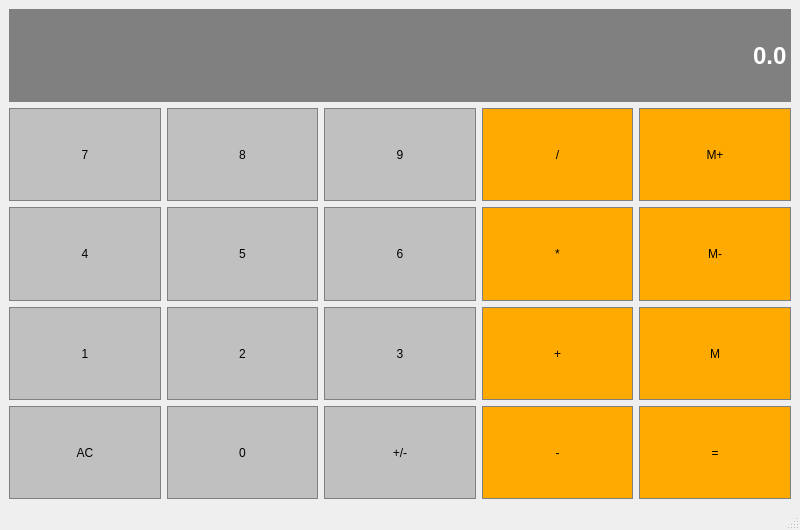
<?xml version="1.0" encoding="UTF-8"?>
<ui version="4.0">
 <class>Calculator</class>
 <widget class="QMainWindow" name="Calculator">
  <property name="geometry">
   <rect>
    <x>0</x>
    <y>0</y>
    <width>800</width>
    <height>530</height>
   </rect>
  </property>
  <property name="windowTitle">
   <string>Calculator</string>
  </property>
  <widget class="QWidget" name="centralwidget">
   <layout class="QGridLayout" name="gridLayout">
    <item row="1" column="3">
     <widget class="QPushButton" name="pushButton_Divide">
      <property name="sizePolicy">
       <sizepolicy hsizetype="Preferred" vsizetype="Preferred">
        <horstretch>0</horstretch>
        <verstretch>0</verstretch>
       </sizepolicy>
      </property>
      <property name="styleSheet">
       <string notr="true">QPushButton{
	font: 75 18pt &quot;Arial&quot;;
	background-color: rgb(255, 170, 0);
	border:1px solid gray;
	padding:5px;
}

QPushButton:pressed{
	font: 75 18pt &quot;Arial&quot;;
	background-color: #A9A9A9;
	border:1px solid gray;
	padding:5px;
}</string>
      </property>
      <property name="text">
       <string>/</string>
      </property>
     </widget>
    </item>
    <item row="1" column="0">
     <widget class="QPushButton" name="pushButton_7">
      <property name="sizePolicy">
       <sizepolicy hsizetype="Preferred" vsizetype="Preferred">
        <horstretch>0</horstretch>
        <verstretch>0</verstretch>
       </sizepolicy>
      </property>
      <property name="styleSheet">
       <string notr="true">QPushButton{
	font: 75 18pt &quot;Arial&quot;;
	background-color:#C0C0C0;
	border:1px solid gray;
	padding:5px;
}

QPushButton:pressed{
	font: 75 18pt &quot;Arial&quot;;
	background-color:#A9A9A9;
	border:1px solid gray;
	padding:5px;
}</string>
      </property>
      <property name="text">
       <string>7</string>
      </property>
     </widget>
    </item>
    <item row="3" column="0">
     <widget class="QPushButton" name="pushButton_1">
      <property name="sizePolicy">
       <sizepolicy hsizetype="Preferred" vsizetype="Preferred">
        <horstretch>0</horstretch>
        <verstretch>0</verstretch>
       </sizepolicy>
      </property>
      <property name="styleSheet">
       <string notr="true">QPushButton{
	font: 75 18pt &quot;Arial&quot;;
	background-color:#C0C0C0;
	border:1px solid gray;
	padding:5px;
}

QPushButton:pressed{
	font: 75 18pt &quot;Arial&quot;;
	background-color:#A9A9A9;
	border:1px solid gray;
	padding:5px;
}</string>
      </property>
      <property name="text">
       <string>1</string>
      </property>
     </widget>
    </item>
    <item row="1" column="1">
     <widget class="QPushButton" name="pushButton_8">
      <property name="sizePolicy">
       <sizepolicy hsizetype="Preferred" vsizetype="Preferred">
        <horstretch>0</horstretch>
        <verstretch>0</verstretch>
       </sizepolicy>
      </property>
      <property name="styleSheet">
       <string notr="true">QPushButton{
	font: 75 18pt &quot;Arial&quot;;
	background-color:#C0C0C0;
	border:1px solid gray;
	padding:5px;
}

QPushButton:pressed{
	font: 75 18pt &quot;Arial&quot;;
	background-color:#A9A9A9;
	border:1px solid gray;
	padding:5px;
}</string>
      </property>
      <property name="text">
       <string>8</string>
      </property>
     </widget>
    </item>
    <item row="1" column="2">
     <widget class="QPushButton" name="pushButton_9">
      <property name="sizePolicy">
       <sizepolicy hsizetype="Preferred" vsizetype="Preferred">
        <horstretch>0</horstretch>
        <verstretch>0</verstretch>
       </sizepolicy>
      </property>
      <property name="styleSheet">
       <string notr="true">QPushButton{
	font: 75 18pt &quot;Arial&quot;;
	background-color:#C0C0C0;
	border:1px solid gray;
	padding:5px;
}

QPushButton:pressed{
	font: 75 18pt &quot;Arial&quot;;
	background-color:#A9A9A9;
	border:1px solid gray;
	padding:5px;
}</string>
      </property>
      <property name="text">
       <string>9</string>
      </property>
     </widget>
    </item>
    <item row="1" column="4">
     <widget class="QPushButton" name="pushButton_MemAdd">
      <property name="sizePolicy">
       <sizepolicy hsizetype="Preferred" vsizetype="Preferred">
        <horstretch>0</horstretch>
        <verstretch>0</verstretch>
       </sizepolicy>
      </property>
      <property name="styleSheet">
       <string notr="true">QPushButton{
	font: 75 18pt &quot;Arial&quot;;
	background-color: rgb(255, 170, 0);
	border:1px solid gray;
	padding:5px;
}

QPushButton:pressed{
	font: 75 18pt &quot;Arial&quot;;
	background-color: #A9A9A9;
	border:1px solid gray;
	padding:5px;
}</string>
      </property>
      <property name="text">
       <string>M+</string>
      </property>
     </widget>
    </item>
    <item row="2" column="0">
     <widget class="QPushButton" name="pushButton_4">
      <property name="sizePolicy">
       <sizepolicy hsizetype="Preferred" vsizetype="Preferred">
        <horstretch>0</horstretch>
        <verstretch>0</verstretch>
       </sizepolicy>
      </property>
      <property name="styleSheet">
       <string notr="true">QPushButton{
	font: 75 18pt &quot;Arial&quot;;
	background-color:#C0C0C0;
	border:1px solid gray;
	padding:5px;
}

QPushButton:pressed{
	font: 75 18pt &quot;Arial&quot;;
	background-color:#A9A9A9;
	border:1px solid gray;
	padding:5px;
}</string>
      </property>
      <property name="text">
       <string>4</string>
      </property>
     </widget>
    </item>
    <item row="4" column="0">
     <widget class="QPushButton" name="pushButton_Clear">
      <property name="sizePolicy">
       <sizepolicy hsizetype="Preferred" vsizetype="Preferred">
        <horstretch>0</horstretch>
        <verstretch>0</verstretch>
       </sizepolicy>
      </property>
      <property name="styleSheet">
       <string notr="true">QPushButton{
	font: 75 18pt &quot;Arial&quot;;
	background-color:#C0C0C0;
	border:1px solid gray;
	padding:5px;
}

QPushButton:pressed{
	font: 75 18pt &quot;Arial&quot;;
	background-color:#A9A9A9;
	border:1px solid gray;
	padding:5px;
}</string>
      </property>
      <property name="text">
       <string>AC</string>
      </property>
     </widget>
    </item>
    <item row="2" column="1">
     <widget class="QPushButton" name="pushButton_5">
      <property name="sizePolicy">
       <sizepolicy hsizetype="Preferred" vsizetype="Preferred">
        <horstretch>0</horstretch>
        <verstretch>0</verstretch>
       </sizepolicy>
      </property>
      <property name="styleSheet">
       <string notr="true">QPushButton{
	font: 75 18pt &quot;Arial&quot;;
	background-color:#C0C0C0;
	border:1px solid gray;
	padding:5px;
}

QPushButton:pressed{
	font: 75 18pt &quot;Arial&quot;;
	background-color:#A9A9A9;
	border:1px solid gray;
	padding:5px;
}</string>
      </property>
      <property name="text">
       <string>5</string>
      </property>
     </widget>
    </item>
    <item row="3" column="1">
     <widget class="QPushButton" name="pushButton_2">
      <property name="sizePolicy">
       <sizepolicy hsizetype="Preferred" vsizetype="Preferred">
        <horstretch>0</horstretch>
        <verstretch>0</verstretch>
       </sizepolicy>
      </property>
      <property name="styleSheet">
       <string notr="true">QPushButton{
	font: 75 18pt &quot;Arial&quot;;
	background-color:#C0C0C0;
	border:1px solid gray;
	padding:5px;
}

QPushButton:pressed{
	font: 75 18pt &quot;Arial&quot;;
	background-color:#A9A9A9;
	border:1px solid gray;
	padding:5px;
}</string>
      </property>
      <property name="text">
       <string>2</string>
      </property>
     </widget>
    </item>
    <item row="4" column="1">
     <widget class="QPushButton" name="pushButton_0">
      <property name="sizePolicy">
       <sizepolicy hsizetype="Preferred" vsizetype="Preferred">
        <horstretch>0</horstretch>
        <verstretch>0</verstretch>
       </sizepolicy>
      </property>
      <property name="styleSheet">
       <string notr="true">QPushButton{
	font: 75 18pt &quot;Arial&quot;;
	background-color:#C0C0C0;
	border:1px solid gray;
	padding:5px;
}

QPushButton:pressed{
	font: 75 18pt &quot;Arial&quot;;
	background-color:#A9A9A9;
	border:1px solid gray;
	padding:5px;
}</string>
      </property>
      <property name="text">
       <string>0</string>
      </property>
     </widget>
    </item>
    <item row="2" column="2">
     <widget class="QPushButton" name="pushButton_6">
      <property name="sizePolicy">
       <sizepolicy hsizetype="Preferred" vsizetype="Preferred">
        <horstretch>0</horstretch>
        <verstretch>0</verstretch>
       </sizepolicy>
      </property>
      <property name="styleSheet">
       <string notr="true">QPushButton{
	font: 75 18pt &quot;Arial&quot;;
	background-color:#C0C0C0;
	border:1px solid gray;
	padding:5px;
}

QPushButton:pressed{
	font: 75 18pt &quot;Arial&quot;;
	background-color:#A9A9A9;
	border:1px solid gray;
	padding:5px;
}</string>
      </property>
      <property name="text">
       <string>6</string>
      </property>
     </widget>
    </item>
    <item row="3" column="2">
     <widget class="QPushButton" name="pushButton_3">
      <property name="sizePolicy">
       <sizepolicy hsizetype="Preferred" vsizetype="Preferred">
        <horstretch>0</horstretch>
        <verstretch>0</verstretch>
       </sizepolicy>
      </property>
      <property name="styleSheet">
       <string notr="true">QPushButton{
	font: 75 18pt &quot;Arial&quot;;
	background-color:#C0C0C0;
	border:1px solid gray;
	padding:5px;
}

QPushButton:pressed{
	font: 75 18pt &quot;Arial&quot;;
	background-color:#A9A9A9;
	border:1px solid gray;
	padding:5px;
}</string>
      </property>
      <property name="text">
       <string>3</string>
      </property>
     </widget>
    </item>
    <item row="4" column="2">
     <widget class="QPushButton" name="pushButton_ChangeSign">
      <property name="sizePolicy">
       <sizepolicy hsizetype="Preferred" vsizetype="Preferred">
        <horstretch>0</horstretch>
        <verstretch>0</verstretch>
       </sizepolicy>
      </property>
      <property name="styleSheet">
       <string notr="true">QPushButton{
	font: 75 18pt &quot;Arial&quot;;
	background-color:#C0C0C0;
	border:1px solid gray;
	padding:5px;
}

QPushButton:pressed{
	font: 75 18pt &quot;Arial&quot;;
	background-color:#A9A9A9;
	border:1px solid gray;
	padding:5px;
}</string>
      </property>
      <property name="text">
       <string>+/-</string>
      </property>
     </widget>
    </item>
    <item row="2" column="3">
     <widget class="QPushButton" name="pushButton_Multiply">
      <property name="sizePolicy">
       <sizepolicy hsizetype="Preferred" vsizetype="Preferred">
        <horstretch>0</horstretch>
        <verstretch>0</verstretch>
       </sizepolicy>
      </property>
      <property name="styleSheet">
       <string notr="true">QPushButton{
	font: 75 18pt &quot;Arial&quot;;
	background-color: rgb(255, 170, 0);
	border:1px solid gray;
	padding:5px;
}

QPushButton:pressed{
	font: 75 18pt &quot;Arial&quot;;
	background-color: #A9A9A9;
	border:1px solid gray;
	padding:5px;
}</string>
      </property>
      <property name="text">
       <string>*</string>
      </property>
     </widget>
    </item>
    <item row="3" column="3">
     <widget class="QPushButton" name="pushButton_Add">
      <property name="sizePolicy">
       <sizepolicy hsizetype="Preferred" vsizetype="Preferred">
        <horstretch>0</horstretch>
        <verstretch>0</verstretch>
       </sizepolicy>
      </property>
      <property name="styleSheet">
       <string notr="true">QPushButton{
	font: 75 18pt &quot;Arial&quot;;
	background-color: rgb(255, 170, 0);
	border:1px solid gray;
	padding:5px;
}

QPushButton:pressed{
	font: 75 18pt &quot;Arial&quot;;
	background-color: #A9A9A9;
	border:1px solid gray;
	padding:5px;
}</string>
      </property>
      <property name="text">
       <string>+</string>
      </property>
     </widget>
    </item>
    <item row="4" column="3">
     <widget class="QPushButton" name="pushButton_Substract">
      <property name="sizePolicy">
       <sizepolicy hsizetype="Preferred" vsizetype="Preferred">
        <horstretch>0</horstretch>
        <verstretch>0</verstretch>
       </sizepolicy>
      </property>
      <property name="styleSheet">
       <string notr="true">QPushButton{
	font: 75 18pt &quot;Arial&quot;;
	background-color: rgb(255, 170, 0);
	border:1px solid gray;
	padding:5px;
}

QPushButton:pressed{
	font: 75 18pt &quot;Arial&quot;;
	background-color: #A9A9A9;
	border:1px solid gray;
	padding:5px;
}</string>
      </property>
      <property name="text">
       <string>-</string>
      </property>
     </widget>
    </item>
    <item row="2" column="4">
     <widget class="QPushButton" name="pushButton_MemClear">
      <property name="sizePolicy">
       <sizepolicy hsizetype="Preferred" vsizetype="Preferred">
        <horstretch>0</horstretch>
        <verstretch>0</verstretch>
       </sizepolicy>
      </property>
      <property name="styleSheet">
       <string notr="true">QPushButton{
	font: 75 18pt &quot;Arial&quot;;
	background-color: rgb(255, 170, 0);
	border:1px solid gray;
	padding:5px;
}

QPushButton:pressed{
	font: 75 18pt &quot;Arial&quot;;
	background-color: #A9A9A9;
	border:1px solid gray;
	padding:5px;
}</string>
      </property>
      <property name="text">
       <string>M-</string>
      </property>
     </widget>
    </item>
    <item row="3" column="4">
     <widget class="QPushButton" name="pushButton_MemGet">
      <property name="sizePolicy">
       <sizepolicy hsizetype="Preferred" vsizetype="Preferred">
        <horstretch>0</horstretch>
        <verstretch>0</verstretch>
       </sizepolicy>
      </property>
      <property name="styleSheet">
       <string notr="true">QPushButton{
	font: 75 18pt &quot;Arial&quot;;
	background-color: rgb(255, 170, 0);
	border:1px solid gray;
	padding:5px;
}

QPushButton:pressed{
	font: 75 18pt &quot;Arial&quot;;
	background-color: #A9A9A9;
	border:1px solid gray;
	padding:5px;
}</string>
      </property>
      <property name="text">
       <string>M</string>
      </property>
     </widget>
    </item>
    <item row="4" column="4">
     <widget class="QPushButton" name="pushButton_Equal">
      <property name="sizePolicy">
       <sizepolicy hsizetype="Preferred" vsizetype="Preferred">
        <horstretch>0</horstretch>
        <verstretch>0</verstretch>
       </sizepolicy>
      </property>
      <property name="styleSheet">
       <string notr="true">QPushButton{
	font: 75 18pt &quot;Arial&quot;;
	background-color: rgb(255, 170, 0);
	border:1px solid gray;
	padding:5px;
}

QPushButton:pressed{
	font: 75 18pt &quot;Arial&quot;;
	background-color: #A9A9A9;
	border:1px solid gray;
	padding:5px;
}</string>
      </property>
      <property name="text">
       <string>=</string>
      </property>
     </widget>
    </item>
    <item row="0" column="0" colspan="5">
     <widget class="QLineEdit" name="Display">
      <property name="sizePolicy">
       <sizepolicy hsizetype="Preferred" vsizetype="Preferred">
        <horstretch>0</horstretch>
        <verstretch>0</verstretch>
       </sizepolicy>
      </property>
      <property name="font">
       <font>
        <family>Arial</family>
        <pointsize>18</pointsize>
        <weight>75</weight>
        <bold>true</bold>
       </font>
      </property>
      <property name="styleSheet">
       <string notr="true">QLineEdit {
	background-color:gray;
	border:1px solid gray;
	color:#ffffff;
}</string>
      </property>
      <property name="text">
       <string>0.0</string>
      </property>
      <property name="alignment">
       <set>Qt::AlignRight|Qt::AlignTrailing|Qt::AlignVCenter</set>
      </property>
     </widget>
    </item>
   </layout>
  </widget>
  <widget class="QMenuBar" name="menubar">
   <property name="geometry">
    <rect>
     <x>0</x>
     <y>0</y>
     <width>800</width>
     <height>20</height>
    </rect>
   </property>
  </widget>
  <widget class="QStatusBar" name="statusbar"/>
 </widget>
 <resources/>
 <connections/>
</ui>
